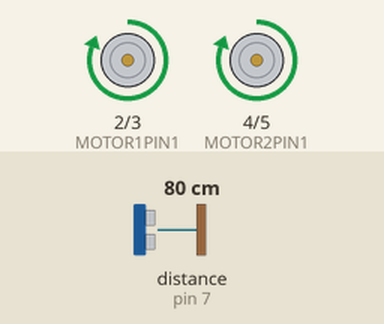
Simulated run of this sketch. Board: Arduino Uno, built with avr-gcc and run on an emulated ATmega328P. Parts: motor-driver pin pairs drawn as motors (green arrow = first pin HIGH = forward, orange = second pin HIGH = backward, longer = more drive). Wiring (inferred from the names in the program): ultrasonic range finder: trigger pin 6; echo pin 7. The inputs (shaded band) are chosen by the test bench; at power-on: distance to the obstacle (sensor on pin 7) 80 cm. The echo pulse lasts 58.3 µs per cm.

Above: at 1.2 s.
1.3 s: distance to the obstacle (sensor on pin 7) set to 28 cm
2.8 s: distance to the obstacle (sensor on pin 7) set to 23 cm
At 2.94 s:
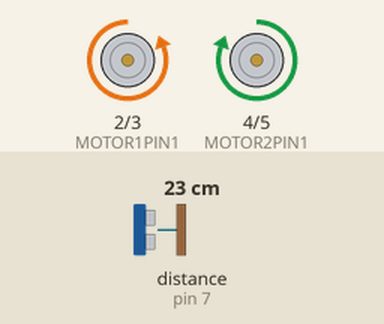
5.8 s: distance to the obstacle (sensor on pin 7) set to 35 cm
At 7.1 s:
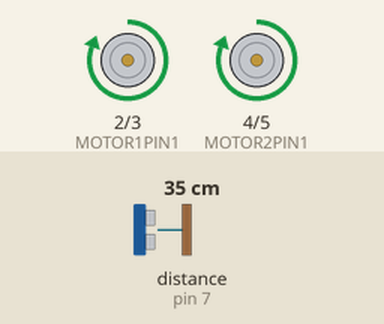
7.4 s: distance to the obstacle (sensor on pin 7) set to 2 cm
At 7.8 s:
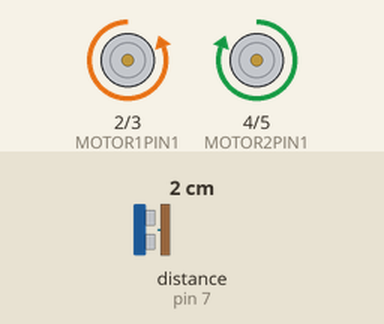
Timing chart, 0 to 11.4 s (numbered marks = the images above; inputs shaded):
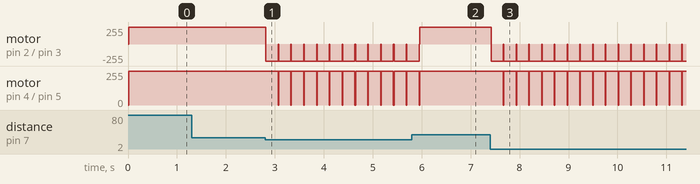

Measured:
- the behaviour switches between 26 and 25 cm on distance to the obstacle (sensor on pin 7) (found by bisection; images 0 and 1)
- after the input at 1.3 s, every drawn part: stays the same
- after the input at 2.8 s, motor on pin 2 (MOTOR1PIN1) / pin 3 (MOTOR1PIN2): alternates backward 255/255 for 0.25 s and stopped for 0.01 s, starting at once; motor on pin 4 (MOTOR2PIN1) / pin 5 (MOTOR2PIN2): alternates forward 255/255 for 0.25 s and stopped for 0.01 s, starting after 0.27 s
- after the input at 5.8 s, motor on pin 4 (MOTOR2PIN1) / pin 5 (MOTOR2PIN2): goes on until 6.0 s, then stays forward 255/255
- after the input at 7.4 s, motor on pin 2 (MOTOR1PIN1) / pin 3 (MOTOR1PIN2): alternates backward 255/255 for 0.25 s and stopped for 0.01 s, starting at once; motor on pin 4 (MOTOR2PIN1) / pin 5 (MOTOR2PIN2): alternates forward 255/255 for 0.25 s and stopped for 0.01 s, starting after 0.27 s

The sketch:

turn_on_proximity.ino
```cpp
// ================================================================================
// Author: Dinura Silva
// Project: Robotics workshop
// Description: Turn right on proximity to an object
// ================================================================================

// Set the constants for trigger and echo pin numbers
const int TRIGPIN = 6;
const int ECHOPIN = 7;

// Set the constants for motor driver pins
const int MOTOR1PIN1 = 2;
const int MOTOR1PIN2 = 3;
const int MOTOR2PIN1 = 4;
const int MOTOR2PIN2 = 5;

void setup() {
  // Begin serial communication
  Serial.begin(9600);

  // Set modes for motor driver's pins
  pinMode(MOTOR1PIN1, OUTPUT);
  pinMode(MOTOR1PIN2, OUTPUT);
  pinMode(MOTOR2PIN1, OUTPUT);
  pinMode(MOTOR2PIN2, OUTPUT);

  // Default all pins to low (disable all motors)
  digitalWrite(MOTOR1PIN1, LOW);
  digitalWrite(MOTOR1PIN2, LOW);
  digitalWrite(MOTOR2PIN1, LOW);
  digitalWrite(MOTOR2PIN2, LOW);

  // Set modes for ultrasonic sensor's trigger and echo pins
  pinMode(TRIGPIN, OUTPUT);
  pinMode(ECHOPIN, INPUT);

  // Set trigger to LOW
  digitalWrite(TRIGPIN, LOW);
}

void loop() {
  // Poll distance from sensor
  float distance = getDistanceCM(getDuration());

  if (distance > 25) {
    moveForward();
  } else {
    turnRight();
    delay(250);
    stopMotors();
  }
}

// Move both wheels forward
void moveForward() {
  digitalWrite(MOTOR1PIN1, HIGH);
  digitalWrite(MOTOR1PIN2, LOW);
  digitalWrite(MOTOR2PIN1, HIGH);
  digitalWrite(MOTOR2PIN2, LOW);
}

// Move both wheels backward
void moveBackward() {
  digitalWrite(MOTOR1PIN1, LOW);
  digitalWrite(MOTOR1PIN2, HIGH);
  digitalWrite(MOTOR2PIN1, LOW);
  digitalWrite(MOTOR2PIN2, HIGH);
}

// Start rotating clockwise (turning right)
void turnRight() {
  // Left motor forwards, right motor backwards
  digitalWrite(MOTOR1PIN1, LOW);
  digitalWrite(MOTOR1PIN2, HIGH);
  digitalWrite(MOTOR2PIN1, HIGH);
  digitalWrite(MOTOR2PIN2, LOW);
}

// Start rotating counter-clockwise (turning left)
void turnLeft() {
  // Left motor backwards, right motor forwards
  digitalWrite(MOTOR1PIN1, HIGH);
  digitalWrite(MOTOR1PIN2, LOW);
  digitalWrite(MOTOR2PIN1, LOW);
  digitalWrite(MOTOR2PIN2, HIGH);
}
// Stop moving motors
void stopMotors() {
  // Setting both pins LOW will stop a motor
  digitalWrite(MOTOR1PIN1, LOW);
  digitalWrite(MOTOR1PIN2, LOW);

  digitalWrite(MOTOR2PIN1, LOW);
  digitalWrite(MOTOR2PIN2, LOW);
}

// Poll sensor and get echo duration
unsigned long getDuration() {
  // Pulse trigger HIGH for 10 microseconds
  digitalWrite(TRIGPIN, HIGH);
  delayMicroseconds(10);
  digitalWrite(TRIGPIN, LOW);

  // Measure duration of HIGH pulse on echo
  unsigned long duration = pulseIn(ECHOPIN, HIGH);

  // 10 millisecond delay betweek echo and trigger
  delay(10);

  return duration;
}

// Convert sensor echo duration to distance (cm)
float getDistanceCM(unsigned long duration) {
  // Divide by 58 (source: datasheet)
  return (float) duration / 58;
}
```
